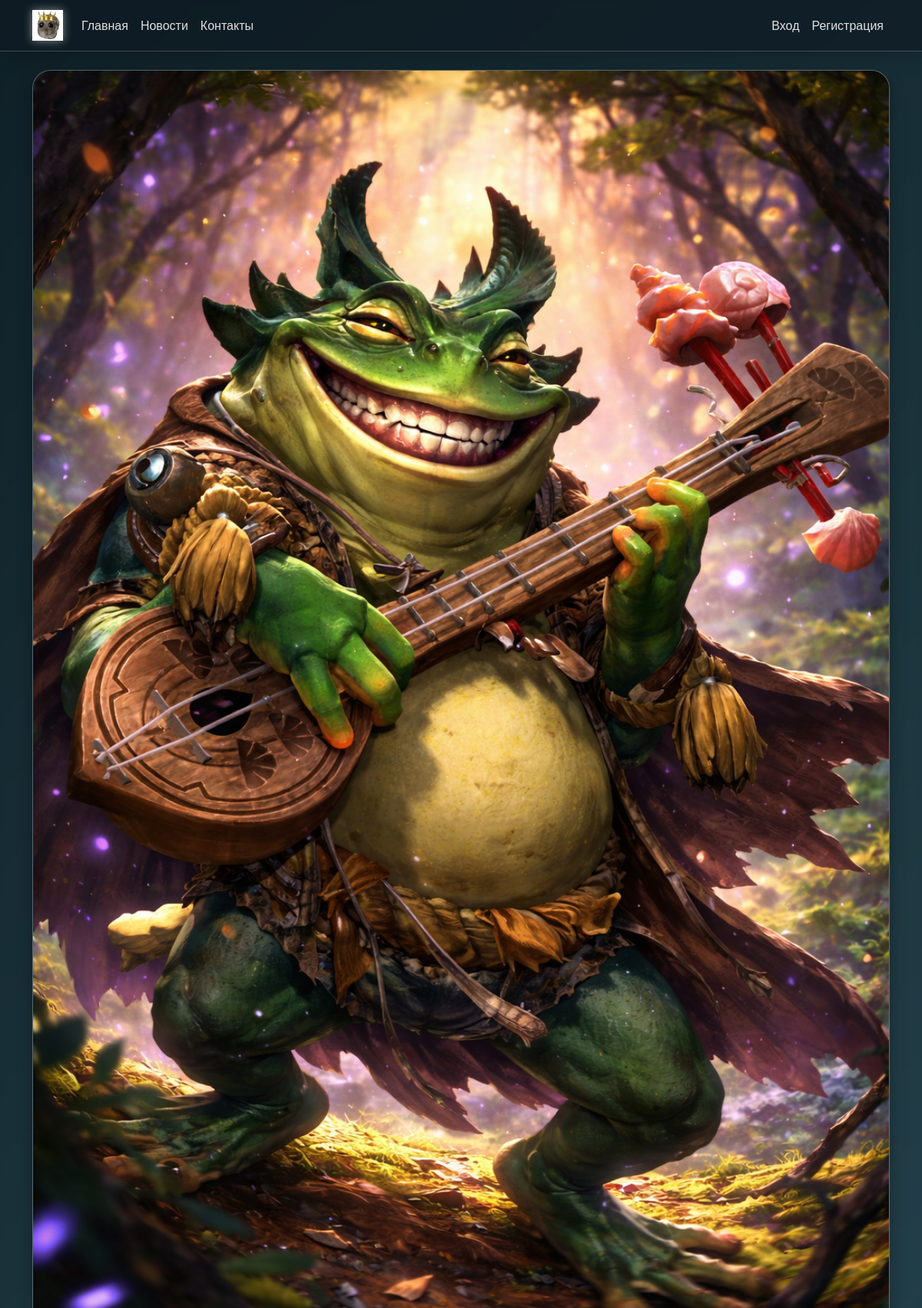
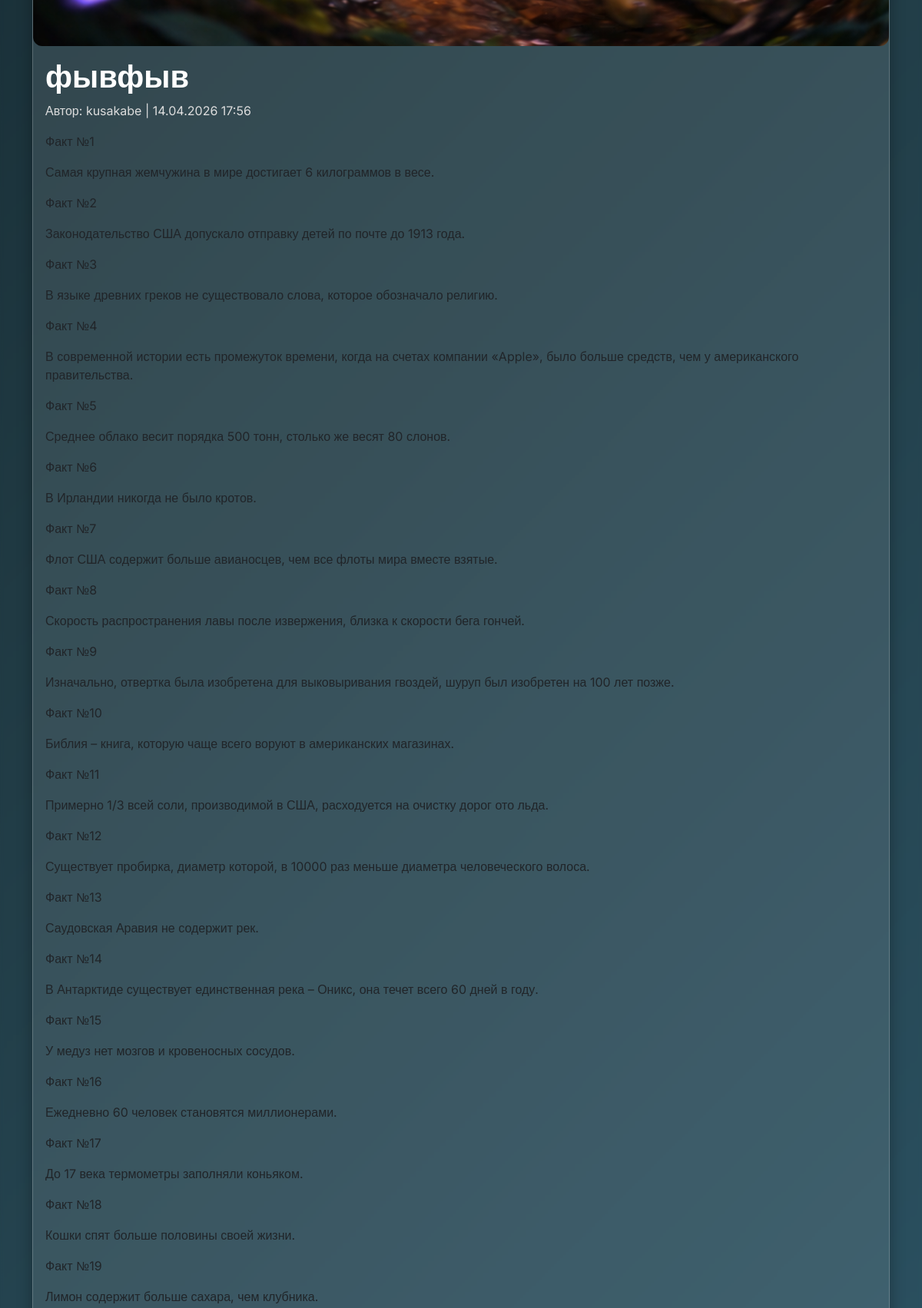
Screenshot of /news/2/ (upper part) with the database file from the repository (2 pictures, top to bottom).
### news/models.py (models this page shows, shortened)
class News(models.Model):
    title = models.CharField(max_length=200, verbose_name='Заголовок')
    content = models.TextField(verbose_name='Содержание')
    author = models.ForeignKey(User, on_delete=models.CASCADE, verbose_name='Автор')
    pub_date = models.DateTimeField(default=timezone.now, verbose_name='Дата публикации')
    image = models.ImageField(upload_to='news_images/', blank=True, null=True, verbose_name='Изображение')
    class Meta:
        ordering = ['-pub_date']
        verbose_name = 'Новость'
        verbose_name_plural = 'Новости'

### news/views.py (the view, shortened to what this page needs)
# urls.py: path('news/<int:pk>/', views.news_detail, name='news_detail'),
def news_detail(request, pk):
    news = get_object_or_404(News, pk=pk)
    comments = news.comments.filter(is_approved=True)
    form = CommentForm()  # пустая форма для GET
    return render(request, 'news/news_detail.html', {
        'news': news,
        'comments': comments,
        'form': form,
    })

### templates/news/news_detail.html (shortened to what this page needs)
{% extends 'base.html' %}
{% block content %}
<div class="card mb-4">
    {% if news.image %}
        <img src="{{ news.image.url }}" class="img-fluid" alt="{{ news.title }}" style="max-width: 100%; height: auto; border-radius: 12px;">
    {% endif %}
    <div class="card-body">
        <h1 class="card-title">{{ news.title }}</h1>
        <p class="text-muted">Автор: {{ news.author.username }} | {{ news.pub_date|date:"d.m.Y H:i" }}</p>
        <p class="card-text">{{ news.content|linebreaks }}</p>
    </div>
</div>
{% endblock %}

### news/static/css/liquid_glass.css (style rules this page uses)
* { margin: 0; padding: 0; box-sizing: border-box; }
body { font-family: 'Inter', sans-serif; background: linear-gradient(135deg, #0f2027, #203a43, #2c5364); background-attachment: fixed; color: #f0f0f0; line-height: 1.5; backdrop-filter: blur(2px); }
.card { background: rgba(255, 255, 255, 0.1) !important; backdrop-filter: blur(10px); border-radius: 24px !important; border: 1px solid rgba(255, 255, 255, 0.2); box-shadow: 0 8px 20px rgba(0, 0, 0, 0.3); transition: all 0.35s cubic-bezier(0.2, 0.9, 0.4, 1.1); overflow: hidden; }
.card-title { color: #ffffff; font-weight: 700; }
.card-text, .text-muted { color: #ddd !important; }

### rows the page displays
News: image (picture), title "фывфыв", author.username "kusakabe", pub_date "14.04.2026 17:56", content "Факт №1 Самая крупная жемчужина в мире достигает 6 килограммов в весе. Факт №2 Законодательство США допускало отправку детей по почте до 1913 года. Факт №3 В языке древних греков не существовало слова, которое обозначало религию. Факт №4 В современной истории есть промежуток времени, когда на счетах компании «Apple», было больше средств, чем у американского правительства. Факт №5 Среднее облако весит порядка 500 тонн, столько же весят 80 слонов. Факт №6 В Ирландии никогда не было кротов. Факт №7 Флот США содержит больше авианосцев, чем все флоты мира вместе взятые. Факт №8 Скорость распространения лавы после извержения, близка к скорости бега гончей. Факт №9 Изначально, отвертка была…"
